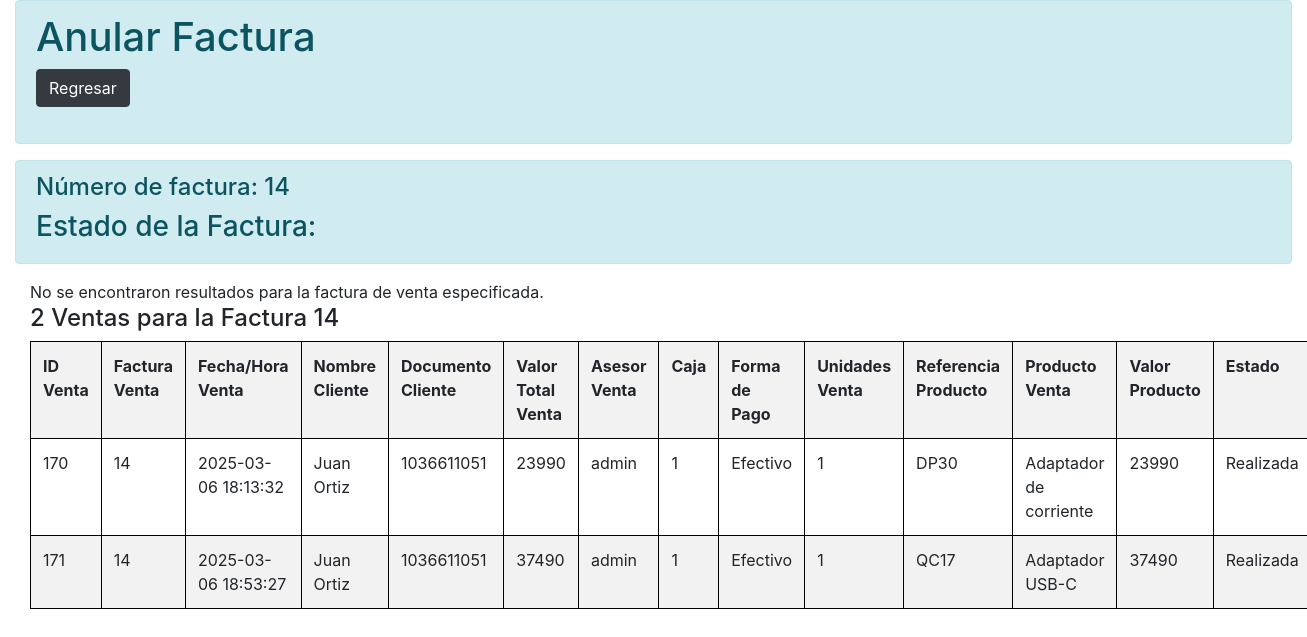
Page /vistas/anular_factura.php?no_factura=14 (signed in) on the earlier database version.
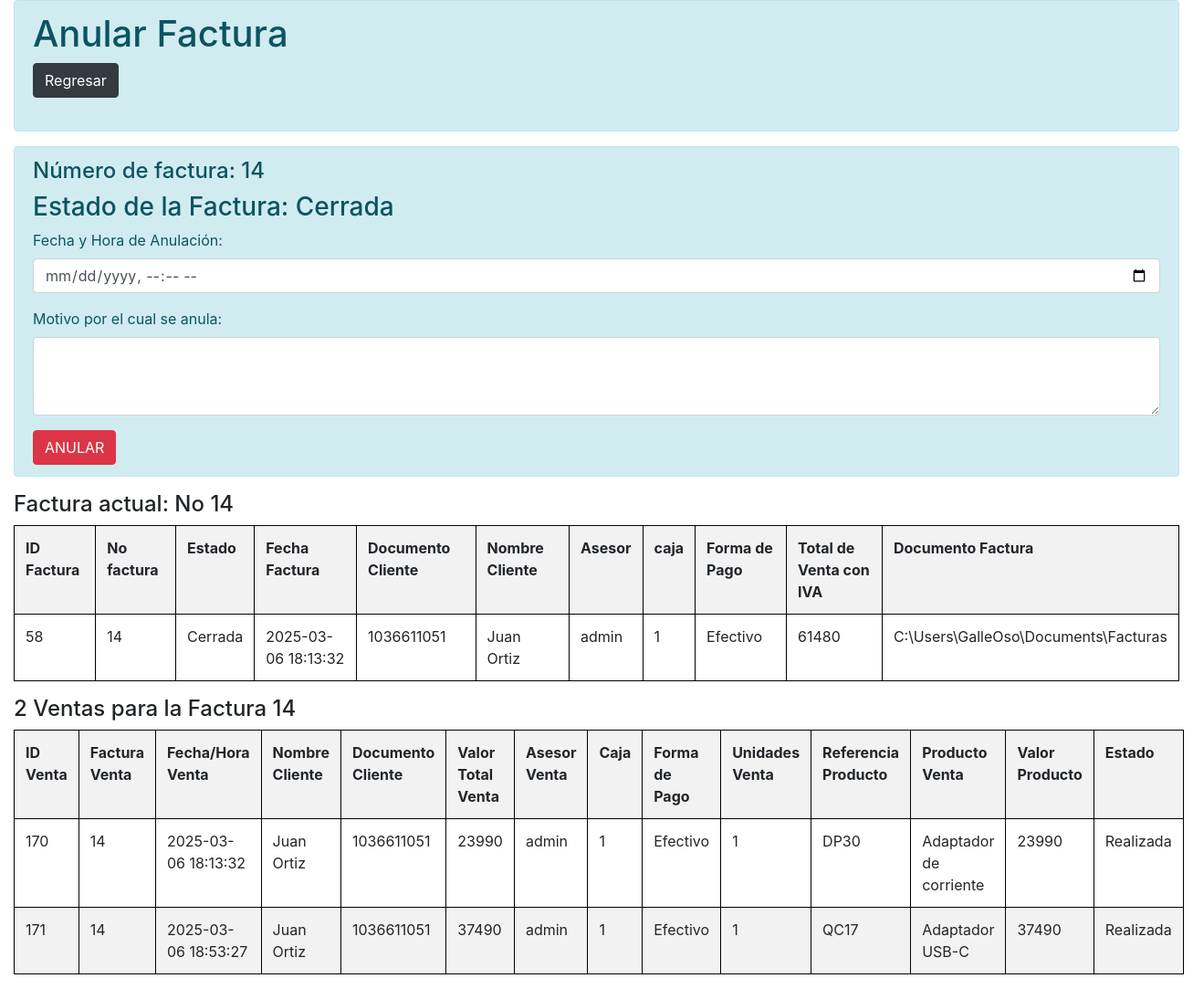
Same page on the later database version.
### tables this page shows
CREATE TABLE `ventas` (
  `id_venta` int(11) NOT NULL AUTO_INCREMENT,
  `factura_venta` int(150) NOT NULL,
  `fecha_hora_venta` datetime NOT NULL DEFAULT current_timestamp(),
  `nom_cliente` varchar(30) NOT NULL,
  `doc_cliente_venta` varchar(11) NOT NULL,
  `valor_total_venta` decimal(10,0) NOT NULL,
  `asesor_venta` varchar(30) NOT NULL,
  `caja` varchar(2) NOT NULL,
  `forma_de_pago` varchar(30) NOT NULL,
  `unidades_venta` int(3) NOT NULL,
  `ref_prod_venta` varchar(10) NOT NULL,
  `producto_venta` varchar(50) NOT NULL,
  `valor_producto` varchar(10) NOT NULL,
  `estado` varchar(10) NOT NULL DEFAULT 'Realizada',
  PRIMARY KEY (`id_venta`)
);

CREATE TABLE `facturas` (
  `id_factura` int(11) NOT NULL AUTO_INCREMENT,
  `no_factura` int(150) NOT NULL,
  `estado` varchar(15) NOT NULL DEFAULT 'Cerrada',
  `fecha_factura` datetime NOT NULL DEFAULT current_timestamp(),
  `fecha_anulacion` datetime DEFAULT NULL,
  `descripcion_anulacion` varchar(200) DEFAULT NULL,
  `doc_cliente` varchar(10) NOT NULL,
  `nom_cliente` varchar(50) NOT NULL,
  `asesor` varchar(14) NOT NULL,
  `caja` varchar(2) NOT NULL,
  `forma_de_pago` varchar(15) NOT NULL,
  `total_venta_con_iva` varchar(10) NOT NULL,
  `doc_factura` varchar(200) NOT NULL DEFAULT 'C:\\Users\\GalleOso\\Documents\\Facturas',
  PRIMARY KEY (`id_factura`)
);

### vistas/anular_factura.php (the view, shortened to what this page needs)
<?php
include '../conexion/conexion.php';
?>
<!DOCTYPE html>
<html lang="en">
<head>
    <link href="https://stackpath.bootstrapcdn.com/bootstrap/4.5.2/css/bootstrap.min.css" rel="stylesheet">
</head>
<body>
    <div class="container-fluid">
        <div class="alert alert-info">
         <h1>Anular Factura</h1>
            <a class="btn btn-dark"href="Facturas.php">Regresar</a><br><br>
        </div>
    </div>
    <?php
$no_factura = $_GET['no_factura'] ?? '';
if (!empty($no_factura)) {
    $valor_factura = htmlspecialchars($no_factura);
} else {
    $valor_factura = '';
}
    $consulta = "SELECT estado FROM facturas WHERE no_factura = $valor_factura";
    $resultado_2 = mysqli_query($conexion, $consulta);
    if (mysqli_num_rows($resultado_2) > 0) {
        $fila = mysqli_fetch_assoc($resultado_2);
        $estado = $fila['estado'];
    }
?>
<div class="container-fluid">
    <div class="container-fluid alert alert-info">
        <h4>Número de factura: <?php echo $valor_factura;  ?> </h4>
        <h3>Estado de la Factura: <?php echo $estado;  ?> </h3>
        <?php
        if ($fila["estado"] == "Cerrada") {
            echo '<form action="../procesos_factura_admin/validar_factura_anular.php" method="post">
                <input type="hidden" size="5" id="factura" name="factura" value="' . htmlspecialchars($valor_factura) . '" readonly required>
                <div class="form-group">
                <div class="form-group">
                    <label for="fecha_hora_anulacion">Fecha y Hora de Anulación:</label>
                    <input type="datetime-local" class="form-control" id="fecha_anulacion" name="fecha_anulacion" required>
                </div>
                </div>
                <div class="form-group">
                    <label for="descripcion_devo">Motivo por el cual se anula:</label>
                    <textarea class="form-control" id="descripcion_anulacion" name="descripcion_anulacion" rows="3" required></textarea>
                </div>
                <button class="btn btn-danger" type="submit" name="submit" value="Anular">ANULAR</button>
            </form>
            </div>';
        }
        ?>
    </div>
<section id="porfactura">
    <div class="container-fluid">
        <?php
        if(!isset($_POST['no_factura'])) {
            $no_factura = $_GET['no_factura'];
            $sql_1 = "SELECT * FROM facturas WHERE no_factura = '$no_factura'";
            $resultado_1 = $conexion->query($sql_1);
            if ($resultado_1->num_rows > 0) {
                echo "<h4>Factura actual: No $no_factura </h4>";
                echo "<table class='table table-bordered table-striped' style='border: 1px solid #000; border-collapse: collapse; width: 100%;'>";
                echo "<tr style='border: 1px solid #000;'>";
                echo "<th style='border: 1px solid #000;'>ID Factura</th>";
                echo "<th style='border: 1px solid #000;'>No factura</th>";
                echo "<th style='border: 1px solid #000;'>Estado </th>";
                echo "<th style='border: 1px solid #000;'>Fecha Factura</th>";
                echo "<th style='border: 1px solid #000;'>Documento Cliente</th>";
                echo "<th style='border: 1px solid #000;'>Nombre Cliente</th>";
                echo "<th style='border: 1px solid #000;'>Asesor</th>";
                echo "<th style='border: 1px solid #000;'>caja</th>";
                echo "<th style='border: 1px solid #000;'>Forma de Pago</th>";
                echo "<th style='border: 1px solid #000;'>Total de Venta con IVA</th>";
                echo "<th style='border: 1px solid #000;'>Documento Factura</th>";
                echo "</tr>";
                while ($fila_2 = $resultado_1->fetch_assoc()) {
                    echo "<tr style='border: 1px solid #000;'>";
                    echo "<td style='border: 1px solid #000;'>" . $fila_2["id_factura"] . "</td>";
                    echo "<td style='border: 1px solid #000;'>" . $fila_2["no_factura"] . "</td>";
                    echo "<td style='border: 1px solid #000;'>" . $fila_2["estado"] . "</td>";
                    echo "<td style='border: 1px solid #000;'>" . $fila_2["fecha_factura"] . "</td>";
                    echo "<td style='border: 1px solid #000;'>" . $fila_2["doc_cliente"] . "</td>";
                    echo "<td style='border: 1px solid #000;'>" . $fila_2["nom_cliente"] . "</td>";
                    echo "<td style='border: 1px solid #000;'>" . $fila_2["asesor"] . "</td>";
                    echo "<td style='border: 1px solid #000;'>" . $fila_2["caja"] . "</td>";
                    echo "<td style='border: 1px solid #000;'>" . $fila_2["forma_de_pago"] . "</td>";
                    echo "<td style='border: 1px solid #000;'>" . $fila_2["total_venta_con_iva"] . "</td>";
                    echo "<td style='border: 1px solid #000;'>" . $fila_2["doc_factura"] . "</td>";
                    echo "</tr>";
                }
                echo "</table>";
            } else {
                echo "No se encontraron resultados para la factura de venta especificada.";
            }
        }
        ?>
    </div>
</section>
<section>
    <div class="container-fluid">
        <?php
        if(!isset($_POST['no_factura'])) {
            $no_factura = $_GET['no_factura'];
            $sql = "SELECT * FROM ventas WHERE factura_venta = '$no_factura'";
            $resultado = mysqli_query($conexion, $sql);
            $num_filas = mysqli_num_rows($resultado);
            if ($num_filas > 0) {
                echo "<h4>$num_filas Ventas para la Factura <span>$no_factura</span></h4>";
                echo "<table class='table table-bordered table-striped' style='border: 1px solid #000; border-collapse: collapse; width: 100%;'>";
                echo "<tr style='border: 1px solid #000;'>";
                echo "<th style='border: 1px solid #000;'>ID Venta</th>";
                echo "<th style='border: 1px solid #000;'>Factura Venta</th>";
                echo "<th style='border: 1px solid #000;'>Fecha/Hora Venta</th>";
                echo "<th style='border: 1px solid #000;'>Nombre Cliente</th>";
                echo "<th style='border: 1px solid #000;'>Documento Cliente</th>";
                echo "<th style='border: 1px solid #000;'>Valor Total Venta</th>";
                echo "<th style='border: 1px solid #000;'>Asesor Venta</th>";
                echo "<th style='border: 1px solid #000;'>Caja</th>";
                echo "<th style='border: 1px solid #000;'>Forma de Pago</th>";
                echo "<th style='border: 1px solid #000;'>Unidades Venta</th>";
                echo "<th style='border: 1px solid #000;'>Referencia Producto</th>";
                echo "<th style='border: 1px solid #000;'>Producto Venta</th>";
                echo "<th style='border: 1px solid #000;'>Valor Producto</th>";
                echo "<th style='border: 1px solid #000;'>Estado</th>";
                echo "</tr>";
                while ($fila = mysqli_fetch_assoc($resultado)) {
                    echo "<tr style='border: 1px solid #000;'>";
                    echo "<td style='border: 1px solid #000;'>" . $fila["id_venta"] . "</td>";
                    echo "<td style='border: 1px solid #000;'>" . $fila["factura_venta"] . "</td>";
                    echo "<td style='border: 1px solid #000;'>" . $fila["fecha_hora_venta"] . "</td>";
                    echo "<td style='border: 1px solid #000;'>" . $fila["nom_cliente"] . "</td>";
                    echo "<td style='border: 1px solid #000;'>" . $fila["doc_cliente_venta"] . "</td>";
                    echo "<td style='border: 1px solid #000;'>" . $fila["valor_total_venta"] . "</td>";
                    echo "<td style='border: 1px solid #000;'>" . $fila["asesor_venta"] . "</td>";
                    echo "<td style='border: 1px solid #000;'>" . $fila["caja"] . "</td>";
                    echo "<td style='border: 1px solid #000;'>" . $fila["forma_de_pago"] . "</td>";
                    echo "<td style='border: 1px solid #000;'>" . $fila["unidades_venta"] . "</td>";
                    echo "<td style='border: 1px solid #000;'>" . $fila["ref_prod_venta"] . "</td>";
                    echo "<td style='border: 1px solid #000;'>" . $fila["producto_venta"] . "</td>";
                    echo "<td style='border: 1px solid #000;'>" . $fila["valor_producto"] . "</td>";
                    echo "<td style='border: 1px solid #000;'>" . $fila["estado"] . "</td>";
                    echo "</tr>";
                }
                echo "</table>";
            } else {
                echo "No se encontraron resultados para la factura de venta especificada.";
            }
        }
        ?>
    </div>
</section></body>
</html>

### vistas/anular_factura.php (style rules this page uses)
body { background-color: #f5f5dc; }

Differences in the rows shown:
added facturas: estado "Cerrada", id_factura "58", no_factura "14", fecha_factura "2025-03-06 18:13:32", doc_cliente "1036611051", nom_cliente "Juan Ortiz", asesor "admin", caja "1", forma_de_pago "Efectivo", total_venta_con_iva "61480", doc_factura "C:\\Users\\GalleOso\\Documents\\Facturas"
Other differences:
$no_factura: (not shown) → "14"
text no longer shown: "No se encontraron resultados para la factura de venta especificada."
text now shown: "Fecha y Hora de Anulación: Motivo por el cual se anula: ANULAR Factura actual: No ID Factura No factura Estado Fecha Factura Documento Cliente Nombre Cliente Asesor caja Forma de Pago Total de Venta con IVA Documento Factura"
